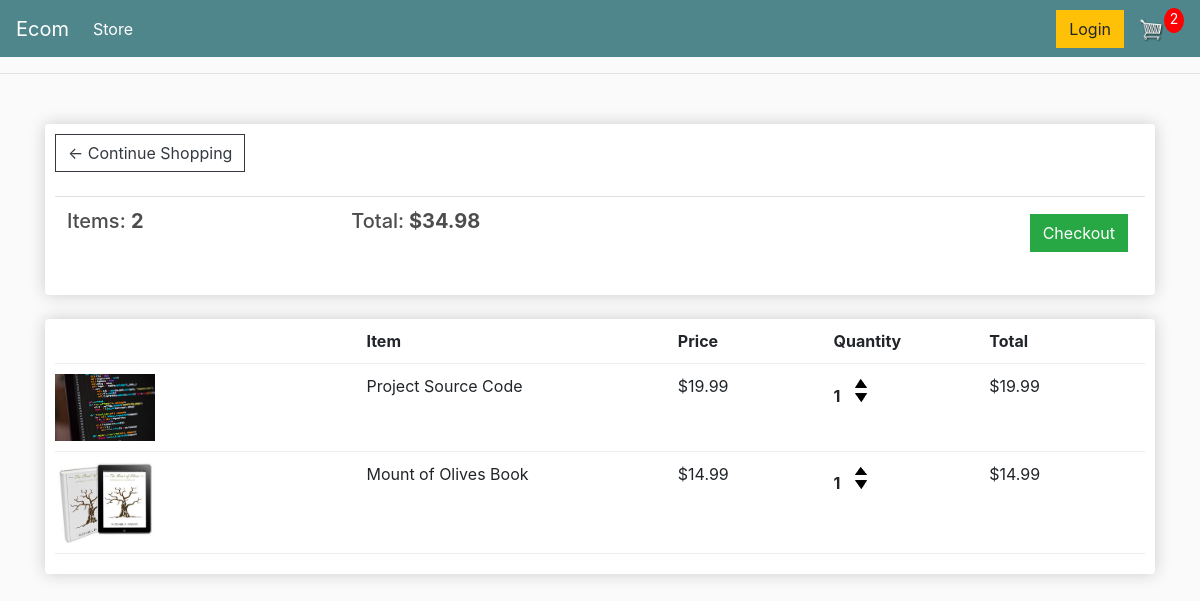
The app's page /cart/ (signed in) with its own data.
### store/models.py (models this page shows, shortened)
class Order(models.Model):
    customer = models.ForeignKey(Customer,on_delete=models.SET_NULL,blank=True,null=True) #Customer can have multiple orders
    date_ordered = models.DateTimeField(auto_now_add=True)
    complete = models.BooleanField(default=False,blank=False,null=True)
    transaction_id = models.CharField(max_length=200,null=True)
    @property
    def get_cart_total(self):
        orderitems=self.orderitem_set.all()
        total=sum([item.get_total for item in orderitems])
        return total
    @property
    def get_cart_items(self):
        orderitems=self.orderitem_set.all()
        total=sum([item.quantity for item in orderitems])
        return total

class OrderItem(models.Model):
    product=models.ForeignKey(Product,on_delete=models.SET_NULL,blank=True,null=True)
    order=models.ForeignKey(Order,on_delete=models.SET_NULL,blank=True,null=True)
    quantity=models.IntegerField(default=0,blank=True,null=True)
    date_added=models.DateTimeField(auto_now_add=True)
    @property
    def get_total(self):
        total=self.product.price*self.quantity
        return total

class Product(models.Model):
    name=models.CharField(max_length=200,null=True)
    price=models.DecimalField(max_digits=7,decimal_places=2)
    digital=models.BooleanField(default=False,null=True,blank=False)
    image=models.ImageField(null=True,blank=True)
    @property
    def imageURL(self):
        try:
            url = self.image.url
        except:
            url =''
        return url

### store/views.py (the view)
# urls.py: path('cart/',views.cart,name='cart'),
def cart(request):
    data=cartData(request)
    cartitems=data['cartitems']
    items=data['items']
    order=data['order']
    context={'items':items,'order':order,'cartitems':cartitems,'shipping':False}
    return render(request,"store/cart.html",context)

### store/utils.py (called while the page is built)
def cartData(request):
    if request.user.is_authenticated:
        customer=request.user.customer
        order, created=Order.objects.get_or_create(customer=customer,complete=False)
        items=order.orderitem_set.all()
        cartitems=order.get_cart_items
    else:
        cookieData=cookieCart(request)
        cartitems=cookieData['cartitems']
        items=cookieData['items']
        order=cookieData['order']
    return {'cartitems':cartitems,'order':order,'items':items
    }

### store/templates/store/cart.html
{% extends 'store/main.html' %}
{% load static %}
{% block content %}
<div class="row">
	<div class="col-lg-12">
		<div class="box-element">
      <a  class="btn btn-outline-dark" href="{% url 'store' %}">&#x2190; Continue Shopping</a>
	<br>
	<br>
	<table class="table">
		<tr>
			<th><h5>Items: <strong>{{order.get_cart_items}}</strong></h5></th>
			<th><h5>Total:<strong> ${{order.get_cart_total|floatformat:2}}</strong></h5></th>
			<th>
				<a  style="float:right; margin:5px;" class="btn btn-success" href="{% url 'checkout' %}">Checkout</a>
			</th>
		</tr>
	</table>
		</div>
		<br>
		<div class="box-element">
      <div class="cart-row">
		<div style="flex:2"></div>
		<div style="flex:2"><strong>Item</strong></div>
		<div style="flex:1"><strong>Price</strong></div>
		<div style="flex:1"><strong>Quantity</strong></div>
		<div style="flex:1"><strong>Total</strong></div>
	</div>
	{% for item in items %}
	<div class="cart-row">
		<div style="flex:2"><img class="row-image" src="{{item.product.imageURL}}"></div>
		<div style="flex:2"><p>{{item.product.name}}</p></div>
		<div style="flex:1"><p>${{item.product.price|floatformat:2}}</p></div>
		<div style="flex:1">
			<p class="quantity">{{item.quantity}}</p>
			<div class="quantity">
				<img data-product={{item.product.id}} data-action='add' class="chg-quantity update-cart" src="{% static  'images/arrow-up.png' %}">
				<img data-product={{item.product.id}} data-action='remove' class="chg-quantity update-cart" src="{% static  'images/arrow-down.png' %}">
			</div>
		</div>
		<div style="flex:1"><p>${{ item.get_total }}</p></div>
		</div>
		{% endfor %}
	</div>
</div>
{% endblock content %}

### static/css/main.css (style rules this page uses)
body { background-color: hsl(0, 0%, 98%); }
h1,h2,h3,h4,h5,h6 { color:hsl(0, 0%, 30%); }
.box-element { box-shadow:hsl(0, 0%, 80%) 0 0 16px; background-color: #fff; border-radius: 4px; padding: 10px; }
.col-lg-4, .col-lg-6, .col-lg-8, .col-lg-12 { margin-top: 10px; }
.btn { border-radius: 0; }
.row-image { width: 100px; }
.cart-row { display: flex; align-items: flex-stretch; padding-bottom: 10px; margin-bottom: 10px; border-bottom: 1px solid #ececec; }
.quantity { display: inline-block; font-weight: 700; padding-right:10px; }
.chg-quantity { width: 12px; cursor: pointer; display: block; margin-top: 5px; transition:.1s; }

### records on screen
Order: get_cart_items "2", get_cart_total "34.98"
OrderItem: product.imageURL (picture), product.name "Project Source Code", product.price "19.99", quantity "1", get_total "19.99"
OrderItem: product.imageURL (picture), product.name "Mount of Olives Book", product.price "14.99", quantity "1", get_total "14.99"

### other values on screen
{{ cartitems }} "2"
